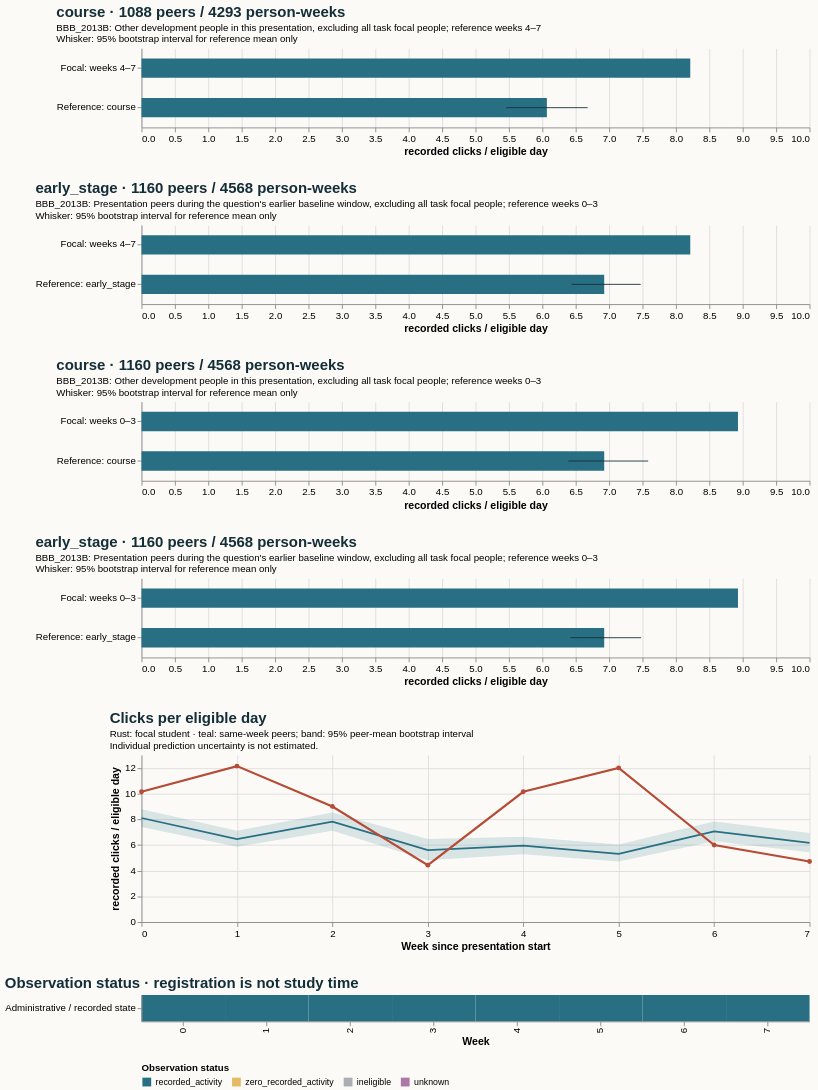

This figure's Vega-Lite source:
### Vega-Lite specification from a JSON file in a GitHub repository (floating-point values rounded to 4 significant figures)
{"$schema": "https://vega.github.io/schema/vega-lite/v5.20.1.json", "config": {"axis": {"labelFontSize": 11, "titleFontSize": 12}, "background": "#fbfaf7", "font": "sans-serif", "title": {"anchor": "start", "color": "#142e38", "fontSize": 17, "subtitleFontSize": 11}, "view": {"continuousHeight": 300, "continuousWidth": 300, "stroke": null}}, "datasets": {"data-06ae396e632e789fa8147abfc3b1667d": [{"hi": null, "lo": null, "series": "Focal: weeks 4–7", "value": 8.214}, {"hi": 6.678, "lo": 5.459, "series": "Reference: course", "value": 6.068}], "data-4913798b63a8e3eed121e3ae614b44bf": [{"hi": null, "lo": null, "series": "Focal: weeks 4–7", "value": 8.214}, {"hi": 7.472, "lo": 6.44, "series": "Reference: early_stage", "value": 6.926}], "data-759f676edf93fda42ee8ef845a141140": [{"hi": null, "lo": null, "series": "Focal: weeks 0–3", "value": 8.929}, {"hi": 7.479, "lo": 6.419, "series": "Reference: early_stage", "value": 6.926}], "data-9c0520e65fb8b804ae72c857ff4dd583": [{"end_day": 6, "focal_value": 10.14, "peer_ci_high": 8.791, "peer_ci_low": 7.406, "peer_mean": 8.1, "peer_observations": 1159, "peer_people": 1159, "reference": "course", "unit": "recorded clicks / eligible day", "week": 0}, {"end_day": 13, "focal_value": 12.14, "peer_ci_high": 7.111, "peer_ci_low": 5.863, "peer_mean": 6.456, "peer_observations": 1151, "peer_people": 1151, "reference": "course", "unit": "recorded clicks / eligible day", "week": 1}, {"end_day": 20, "focal_value": 9.0, "peer_ci_high": 8.521, "peer_ci_low": 7.113, "peer_mean": 7.819, "peer_observations": 1133, "peer_people": 1133, "reference": "course", "unit": "recorded clicks / eligible day", "week": 2}, {"end_day": 27, "focal_value": 4.429, "peer_ci_high": 6.465, "peer_ci_low": 4.811, "peer_mean": 5.608, "peer_observations": 1125, "peer_people": 1125, "reference": "course", "unit": "recorded clicks / eligible day", "week": 3}, {"end_day": 34, "focal_value": 10.14, "peer_ci_high": 6.644, "peer_ci_low": 5.28, "peer_mean": 5.954, "peer_observations": 1088, "peer_people": 1088, "reference": "course", "unit": "recorded clicks / eligible day", "week": 4}, {"end_day": 41, "focal_value": 12.0, "peer_ci_high": 6.044, "peer_ci_low": 4.709, "peer_mean": 5.31, "peer_observations": 1081, "peer_people": 1081, "reference": "course", "unit": "recorded clicks / eligible day", "week": 5}, {"end_day": 48, "focal_value": 6.0, "peer_ci_high": 7.833, "peer_ci_low": 6.294, "peer_mean": 7.065, "peer_observations": 1070, "peer_people": 1070, "reference": "course", "unit": "recorded clicks / eligible day", "week": 6}, {"end_day": 55, "focal_value": 4.714, "peer_ci_high": 6.928, "peer_ci_low": 5.432, "peer_mean": 6.16, "peer_observations": 1054, "peer_people": 1054, "reference": "course", "unit": "recorded clicks / eligible day", "week": 7}], "data-b3165f065dc04f8d61fa40507f50ce50": [{"hi": null, "lo": null, "series": "Focal: weeks 0–3", "value": 8.929}, {"hi": 7.584, "lo": 6.39, "series": "Reference: course", "value": 6.926}], "data-e71db1684eee6ef8f10aafcab277e2a3": [{"eligible_days": 7.0, "end_day": 6, "logging_completeness": "unknown", "observation_status": "recorded_activity", "row": "Administrative / recorded state", "score_status": "withheld_release_time_unknown", "start_day": 0, "value": 10.14, "week": 0}, {"eligible_days": 7.0, "end_day": 13, "logging_completeness": "unknown", "observation_status": "recorded_activity", "row": "Administrative / recorded state", "score_status": "withheld_release_time_unknown", "start_day": 7, "value": 12.14, "week": 1}, {"eligible_days": 7.0, "end_day": 20, "logging_completeness": "unknown", "observation_status": "recorded_activity", "row": "Administrative / recorded state", "score_status": "withheld_release_time_unknown", "start_day": 14, "value": 9.0, "week": 2}, {"eligible_days": 7.0, "end_day": 27, "logging_completeness": "unknown", "observation_status": "recorded_activity", "row": "Administrative / recorded state", "score_status": "withheld_release_time_unknown", "start_day": 21, "value": 4.429, "week": 3}, {"eligible_days": 7.0, "end_day": 34, "logging_completeness": "unknown", "observation_status": "recorded_activity", "row": "Administrative / recorded state", "score_status": "withheld_release_time_unknown", "start_day": 28, "value": 10.14, "week": 4}, {"eligible_days": 7.0, "end_day": 41, "logging_completeness": "unknown", "observation_status": "recorded_activity", "row": "Administrative / recorded state", "score_status": "withheld_release_time_unknown", "start_day": 35, "value": 12.0, "week": 5}, {"eligible_days": 7.0, "end_day": 48, "logging_completeness": "unknown", "observation_status": "recorded_activity", "row": "Administrative / recorded state", "score_status": "withheld_release_time_unknown", "start_day": 42, "value": 6.0, "week": 6}, {"eligible_days": 7.0, "end_day": 55, "logging_completeness": "unknown", "observation_status": "recorded_activity", "row": "Administrative / recorded state", "score_status": "withheld_release_time_unknown", "start_day": 49, "value": 4.714, "week": 7}]}, "resolve": {"scale": {"color": "independent"}}, "spacing": 28, "vconcat": [{"data": {"name": "data-06ae396e632e789fa8147abfc3b1667d"}, "height": 90, "layer": [{"encoding": {"x": {"field": "value", "scale": {"domain": [0, 9.375], "zero": true}, "title": "recorded clicks / eligible day", "type": "quantitative"}, "y": {"field": "series", "sort": null, "title": null, "type": "nominal"}}, "mark": {"color": "#286f83", "size": 22, "type": "bar"}}, {"encoding": {"x": {"field": "lo", "type": "quantitative"}, "x2": {"field": "hi"}, "y": {"field": "series", "sort": null, "title": null, "type": "nominal"}}, "mark": {"color": "#142e38", "type": "rule"}}], "title": {"subtitle": ["BBB_2013B: Other development people in this presentation, excluding all task focal people; reference weeks 4–7", "Whisker: 95% bootstrap interval for reference mean only"], "text": "course · 1088 peers / 4293 person-weeks"}, "width": 760}, {"data": {"name": "data-4913798b63a8e3eed121e3ae614b44bf"}, "height": 90, "layer": [{"encoding": {"x": {"field": "value", "scale": {"domain": [0, 9.375], "zero": true}, "title": "recorded clicks / eligible day", "type": "quantitative"}, "y": {"field": "series", "sort": null, "title": null, "type": "nominal"}}, "mark": {"color": "#286f83", "size": 22, "type": "bar"}}, {"encoding": {"x": {"field": "lo", "type": "quantitative"}, "x2": {"field": "hi"}, "y": {"field": "series", "sort": null, "title": null, "type": "nominal"}}, "mark": {"color": "#142e38", "type": "rule"}}], "title": {"subtitle": ["BBB_2013B: Presentation peers during the question's earlier baseline window, excluding all task focal people; reference weeks 0–3", "Whisker: 95% bootstrap interval for reference mean only"], "text": "early_stage · 1160 peers / 4568 person-weeks"}, "width": 760}, {"data": {"name": "data-b3165f065dc04f8d61fa40507f50ce50"}, "height": 90, "layer": [{"encoding": {"x": {"field": "value", "scale": {"domain": [0, 9.375], "zero": true}, "title": "recorded clicks / eligible day", "type": "quantitative"}, "y": {"field": "series", "sort": null, "title": null, "type": "nominal"}}, "mark": {"color": "#286f83", "size": 22, "type": "bar"}}, {"encoding": {"x": {"field": "lo", "type": "quantitative"}, "x2": {"field": "hi"}, "y": {"field": "series", "sort": null, "title": null, "type": "nominal"}}, "mark": {"color": "#142e38", "type": "rule"}}], "title": {"subtitle": ["BBB_2013B: Other development people in this presentation, excluding all task focal people; reference weeks 0–3", "Whisker: 95% bootstrap interval for reference mean only"], "text": "course · 1160 peers / 4568 person-weeks"}, "width": 760}, {"data": {"name": "data-759f676edf93fda42ee8ef845a141140"}, "height": 90, "layer": [{"encoding": {"x": {"field": "value", "scale": {"domain": [0, 9.375], "zero": true}, "title": "recorded clicks / eligible day", "type": "quantitative"}, "y": {"field": "series", "sort": null, "title": null, "type": "nominal"}}, "mark": {"color": "#286f83", "size": 22, "type": "bar"}}, {"encoding": {"x": {"field": "lo", "type": "quantitative"}, "x2": {"field": "hi"}, "y": {"field": "series", "sort": null, "title": null, "type": "nominal"}}, "mark": {"color": "#142e38", "type": "rule"}}], "title": {"subtitle": ["BBB_2013B: Presentation peers during the question's earlier baseline window, excluding all task focal people; reference weeks 0–3", "Whisker: 95% bootstrap interval for reference mean only"], "text": "early_stage · 1160 peers / 4568 person-weeks"}, "width": 760}, {"data": {"name": "data-9c0520e65fb8b804ae72c857ff4dd583"}, "height": 190, "layer": [{"encoding": {"x": {"axis": {"tickMinStep": 1}, "field": "week", "title": "Week since presentation start", "type": "quantitative"}, "y": {"field": "peer_ci_low", "scale": {"zero": true}, "title": "recorded clicks / eligible day", "type": "quantitative"}, "y2": {"field": "peer_ci_high"}}, "mark": {"color": "#286f83", "opacity": 0.16, "type": "area"}}, {"encoding": {"tooltip": [{"field": "week", "type": "quantitative"}, {"field": "peer_mean", "type": "quantitative"}, {"field": "peer_people", "type": "quantitative"}, {"field": "peer_observations", "type": "quantitative"}], "x": {"field": "week", "type": "quantitative"}, "y": {"field": "peer_mean", "type": "quantitative"}}, "mark": {"color": "#286f83", "strokeWidth": 2, "type": "line"}}, {"encoding": {"tooltip": [{"field": "week", "type": "quantitative"}, {"field": "focal_value", "type": "quantitative"}], "x": {"field": "week", "type": "quantitative"}, "y": {"field": "focal_value", "type": "quantitative"}}, "mark": {"color": "#b64c35", "point": {"color": "#b64c35"}, "strokeWidth": 2.5, "type": "line"}}], "title": {"subtitle": ["Rust: focal student · teal: same-week peers; band: 95% peer-mean bootstrap interval", "Individual prediction uncertainty is not estimated."], "text": "Clicks per eligible day"}, "width": 760}, {"data": {"name": "data-e71db1684eee6ef8f10aafcab277e2a3"}, "encoding": {"color": {"field": "observation_status", "legend": {"labelLimit": 260, "orient": "bottom"}, "scale": {"domain": ["recorded_activity", "zero_recorded_activity", "ineligible", "unknown"], "range": ["#286f83", "#e4bb64", "#aaaeb3", "#ac78a5"]}, "title": "Observation status", "type": "nominal"}, "tooltip": [{"field": "week", "type": "quantitative"}, {"field": "eligible_days", "type": "quantitative"}, {"field": "observation_status", "type": "nominal"}, {"field": "logging_completeness", "type": "nominal"}], "x": {"field": "week", "title": "Week", "type": "ordinal"}, "y": {"field": "row", "title": null, "type": "nominal"}}, "height": 30, "mark": {"type": "rect"}, "title": "Observation status · registration is not study time", "width": 760}]}
